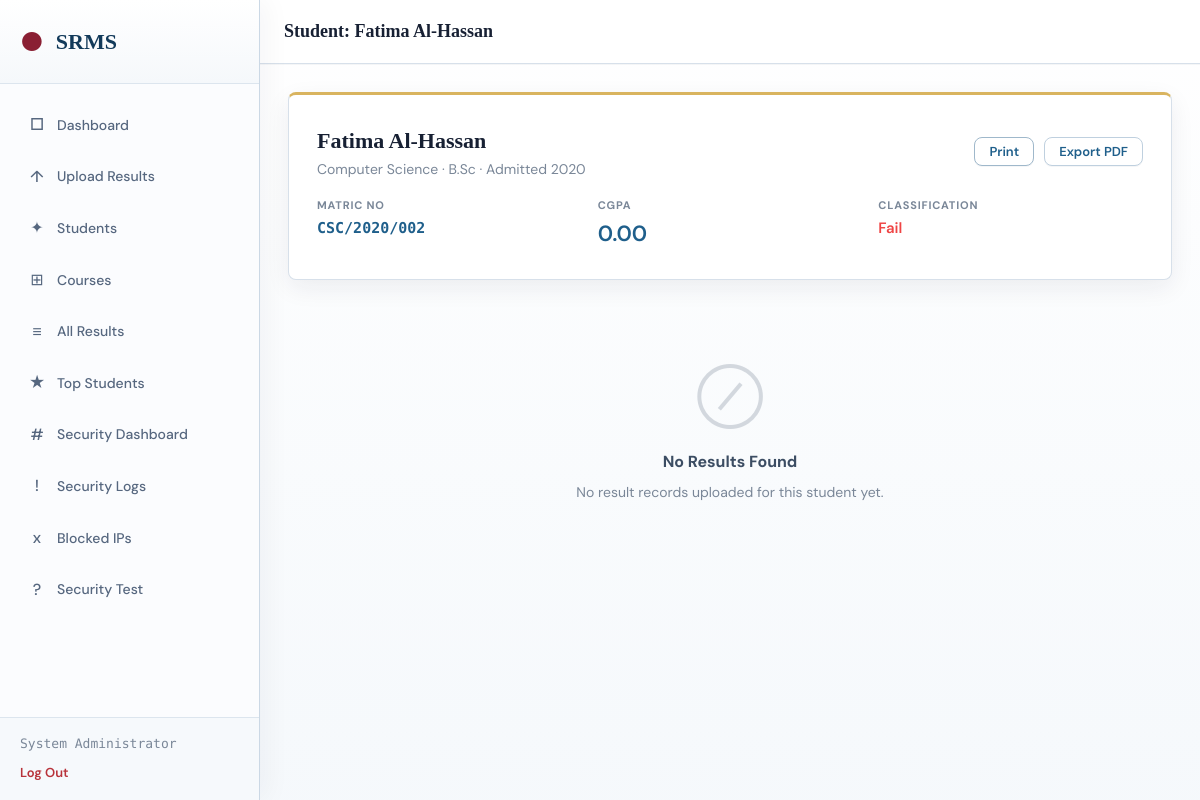
/admin/view_student.php?matric=CSC/2020/002 (signed in), run on the app's committed database.
### tables this page shows
CREATE TABLE IF NOT EXISTS students (
    matric_no       VARCHAR(20) PRIMARY KEY,
    full_name       VARCHAR(150) NOT NULL,
    department      VARCHAR(100) NOT NULL,
    faculty         VARCHAR(100) DEFAULT NULL,
    programme       ENUM('B.Sc','HND','B.Eng','B.Tech','B.A','B.Ed') DEFAULT 'B.Sc',
    admission_year  YEAR DEFAULT NULL,
    email           VARCHAR(100) DEFAULT NULL,
    phone           VARCHAR(20) DEFAULT NULL,
    gender          ENUM('M','F','Other') DEFAULT NULL,
    created_at      DATETIME DEFAULT CURRENT_TIMESTAMP,
    updated_at      DATETIME DEFAULT CURRENT_TIMESTAMP ON UPDATE CURRENT_TIMESTAMP
);

### includes/grades.php (called while the page is built, shortened)
<?php
function get_classification(float $cgpa): string {
    foreach (CGPA_CLASS as $c) {
        if ($cgpa >= $c['min'] && $cgpa <= $c['max']) {
            return $c['class'];
        }
    }
    return 'Fail';
}
function get_student_results(string $matric_no): array {
    $rows = db_all(
        'SELECT r.*, c.course_title, c.course_unit
         FROM results_raw r
         JOIN courses c ON r.course_code = c.course_code
         WHERE r.matric_no = ?
         ORDER BY r.level ASC, r.semester ASC, c.course_code ASC',
        [$matric_no]
    );
    $grouped = [];
    $cumulative_units = 0;
    $cumulative_qp    = 0;
    $semester_history = [];
    $result = [];
    return [
        'semesters'   => $result,
        'gpa_history' => $semester_history,
        'final_cgpa'  => $cumulative_units > 0 ? round($cumulative_qp / $cumulative_units, 2) : 0.00,
        'final_class' => get_classification(
            $cumulative_units > 0 ? round($cumulative_qp / $cumulative_units, 2) : 0.00
        ),
    ];
}
function sanitize_matric(string $input): string {
    return strtoupper(preg_replace('/[^A-Z0-9\/\-]/i', '', trim($input)));
}

### includes/db.php (called while the page is built, shortened)
<?php
function get_db(): PDO {
    static $pdo = null;
    if ($pdo !== null) return $pdo;
    $dsn = sprintf(
        'mysql:host=%s;port=%s;dbname=%s;charset=%s',
        DB_HOST, DB_PORT, DB_NAME, DB_CHARSET
    );
    $options = [
        PDO::ATTR_ERRMODE            => PDO::ERRMODE_EXCEPTION,
        PDO::ATTR_DEFAULT_FETCH_MODE => PDO::FETCH_ASSOC,
        PDO::ATTR_EMULATE_PREPARES   => false,
    ];
    try {
        $pdo = new PDO($dsn, DB_USER, DB_PASS, $options);
    } catch (PDOException $e) {
        http_response_code(500);
        die(json_encode(['success' => false, 'message' => 'Database connection failed. Please contact the administrator.']));
    }
    return $pdo;
}
function db_run(string $sql, array $params = []): PDOStatement {
    $stmt = get_db()->prepare($sql);
    $stmt->execute($params);
    return $stmt;
}
function db_row(string $sql, array $params = []): ?array {
    $row = db_run($sql, $params)->fetch();
    return $row ?: null;
}
function db_all(string $sql, array $params = []): array {
    return db_run($sql, $params)->fetchAll();
}

### includes/helpers.php (called while the page is built, shortened)
<?php
function clean(string $input): string {
    return htmlspecialchars(strip_tags(trim($input)), ENT_QUOTES, 'UTF-8');
}
function fmt_gpa(float $v): string {
    return number_format($v, 2);
}
function class_color(string $class): string {
    return match(true) {
        str_contains($class, 'First')        => '#10b981',
        str_contains($class, 'Second Upper') => '#3b82f6',
        str_contains($class, 'Second Lower') => '#6366f1',
        str_contains($class, 'Third')        => '#f59e0b',
        str_contains($class, 'Pass')         => '#f97316',
        default                              => '#ef4444',
    };
}

### admin/view_student.php (the view, shortened to what this page needs)
<?php
$matric = sanitize_matric($_GET['matric'] ?? '');
$student = db_row('SELECT * FROM students WHERE matric_no = ?', [$matric]);
$resultData = get_student_results($matric);
require_once __DIR__ . '/../includes/layout.php';
?>
<div class="result-header" style="margin-bottom:20px">
  <div style="display:flex;align-items:center;justify-content:space-between;flex-wrap:wrap;gap:12px">
    <div>
      <h2 style="font-family:var(--font-display);font-size:22px;font-weight:800"><?= clean($student['full_name']) ?></h2>
      <p style="color:var(--text-muted);font-size:14px"><?= clean($student['department']) ?> · <?= clean($student['programme'] ?? 'B.Sc') ?> · Admitted <?= clean($student['admission_year'] ?? 'N/A') ?></p>
    </div>
    <div class="no-print" style="display:flex;gap:10px;align-items:center;flex-wrap:wrap">
      <button class="btn btn-ghost btn-sm" type="button" onclick="window.print()">Print</button>
      <button class="btn btn-secondary btn-sm" type="button" onclick="exportPDF()">Export PDF</button>
    </div>
  </div>
  <div class="student-info-grid" style="margin-top:16px">
    <div class="info-item"><div class="info-label">Matric No</div><div class="info-value accent"><?= clean($student['matric_no']) ?></div></div>
    <div class="info-item"><div class="info-label">CGPA</div><div class="info-value" style="font-size:22px;color:var(--accent)"><?= fmt_gpa($resultData['final_cgpa']) ?></div></div>
    <div class="info-item"><div class="info-label">Classification</div><div class="info-value" style="color:<?= class_color($resultData['final_class']) ?>"><?= $resultData['final_class'] ?></div></div>
  </div>
</div>
<?php if (empty($resultData['semesters'])): ?>
<div class="empty-state">
  <div class="empty-state-icon">⊘</div>
  <h3>No Results Found</h3>
  <p>No result records uploaded for this student yet.</p>
</div>
<?php endif; ?>

### data on the page
students: full_name "Fatima Al-Hassan", department "Computer Science", programme "B.Sc", admission_year "2020", matric_no "CSC/2020/002"

### other printed values
$_SESSION['admin_name'] "System Administrator"
$title "Student: Fatima Al-Hassan"
fmt_gpa($resultData['final_cgpa']) "0.00"
$resultData['final_class'] "Fail"
